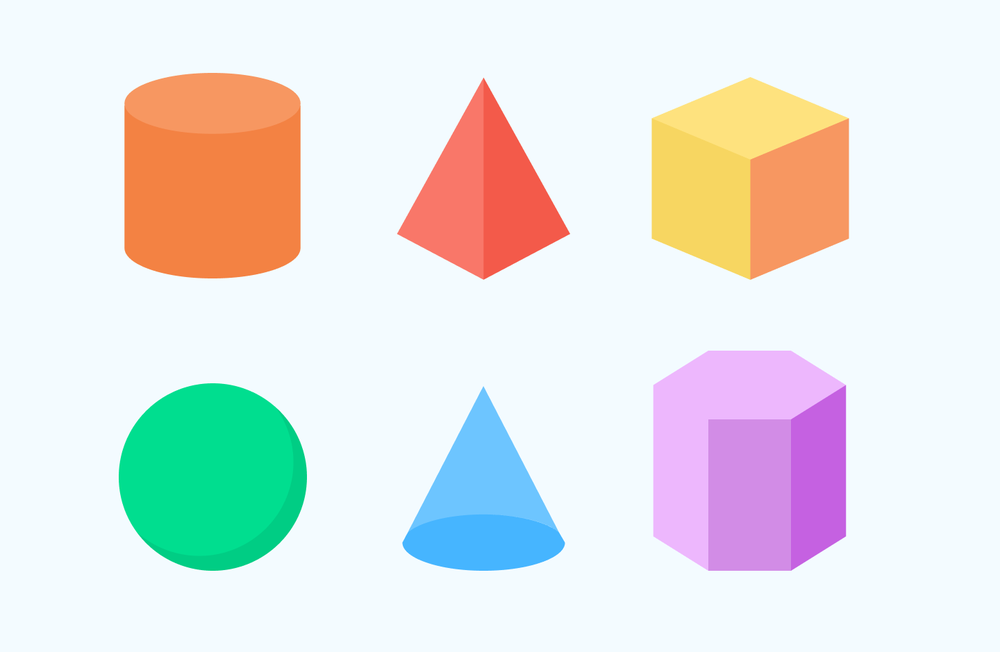
#> input picture SaTfIDP (python)/Labs/10/geom-figury.png, 1000 x 652 px, shrunk from 1440 x 939 before the run
$ python lab10.py
#> lines starting #> are read from the running program, lines starting #| are printed output that depends on the picture
import cv2
from IPython.display import Image
import numpy as np
from matplotlib import pyplot as plt
from matplotlib import figure as figure

#Выделим характерные угловые точки на изображении при помощи детектора углов Харриса
img = cv2.imread('geom-figury.png')
#> img is the input picture: shape (652, 1000, 3); mean B, G, R 228, 229.4, 227.9
img = cv2.cvtColor(img, cv2.COLOR_BGR2RGB)
gray = cv2.cvtColor(img, cv2.COLOR_BGR2GRAY)
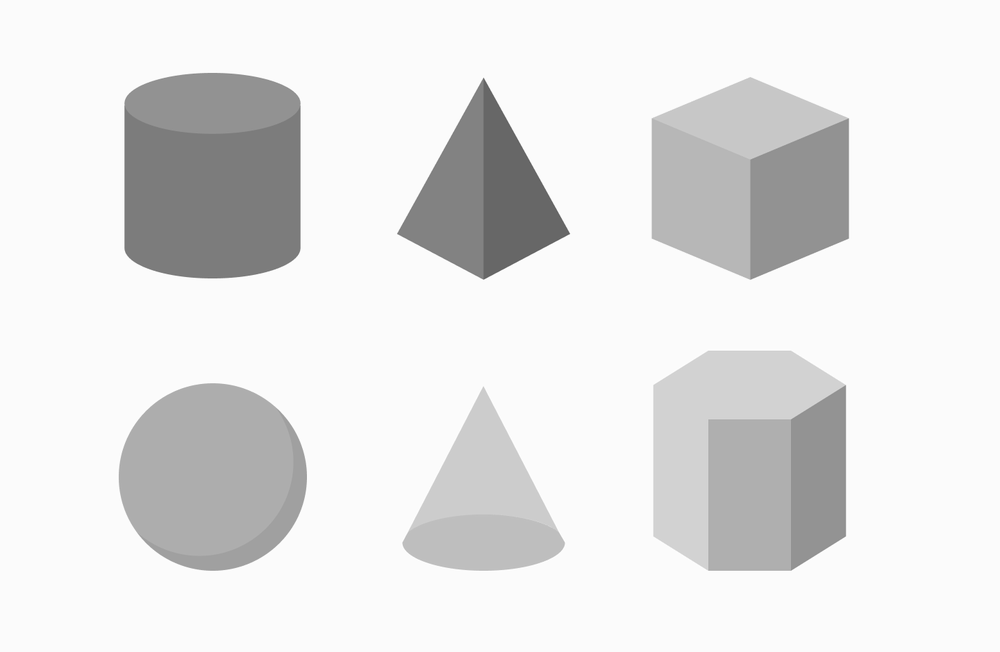
#> gray: shape (652, 1000); min 92, max 255, mean 228.6

gray = np.float32(gray)

dst = cv2.cornerHarris(gray,20,3,0.04)
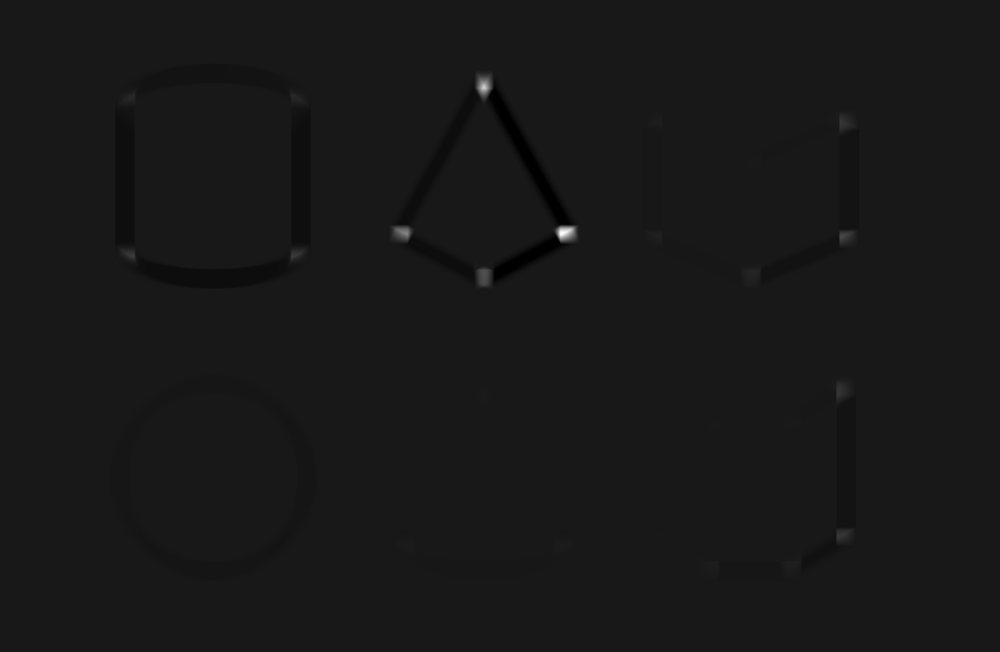
#> dst: shape (652, 1000) float32; min -163530.6, max 1550208.2, mean -1505.7; drawn with min black and max white

dst = cv2.dilate(dst, None)

img[dst>0.01*dst.max()]=[0,0,0]
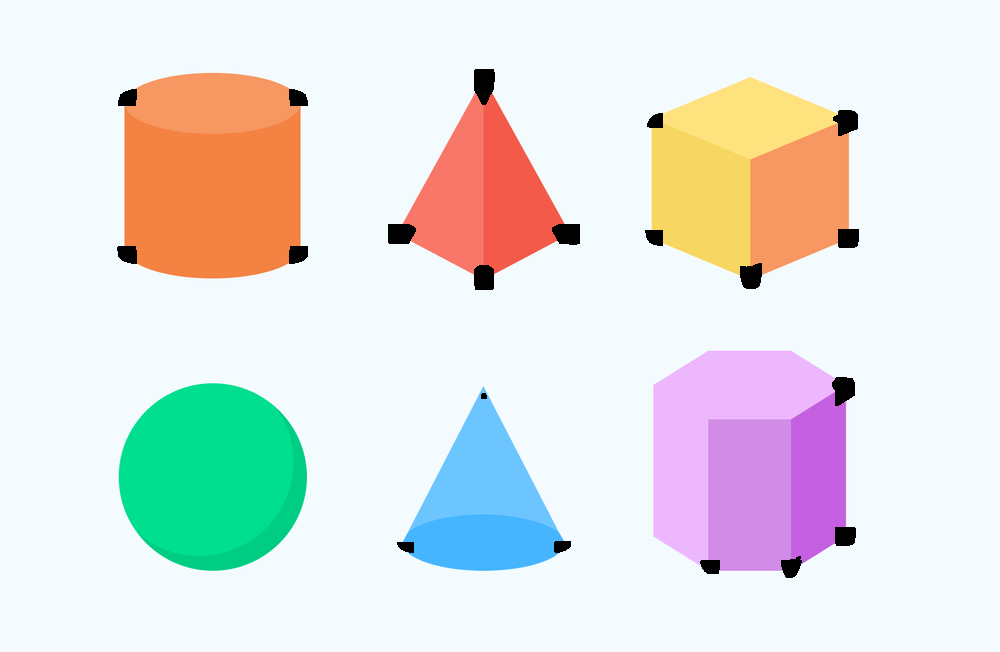
#> img: shape (652, 1000, 3); mean R, G, B 225.5, 227.4, 226

plt.imshow(img)
#> (this line was passed over: IPython is not available in this run)
plt.show()

#Выделим характерные угловые точки на изображении при помощи детектора углов Ши Томаси
#кол-во углов, качество углов, мин расстояние, метод хариса
img = cv2.imread('geom-figury.png')
img = cv2.cvtColor(img, cv2.COLOR_BGR2RGB)
gray = cv2.cvtColor(img, cv2.COLOR_BGR2GRAY)

corners = cv2.goodFeaturesToTrack(gray,100,0.001,10, useHarrisDetector=True)
#> corners = 20 rows, first 8: [569, 233], [483, 79], [398, 233], [483, 278], [848, 119], [848, 238], [845, 386], [845, 536]
corners = np.int0(corners)

for i in corners:
    x,y = i.ravel()
    cv2.circle(img,(x,y),5,255,-1)
#> this loop made 20 passes
#> (x, y) on passes 1 to 12: (569, 233), (483, 79), (398, 233), (483, 278), (848, 119), (848, 238), (845, 386), (845, 536), (750, 278), (791, 569), (652, 238), (709, 569)
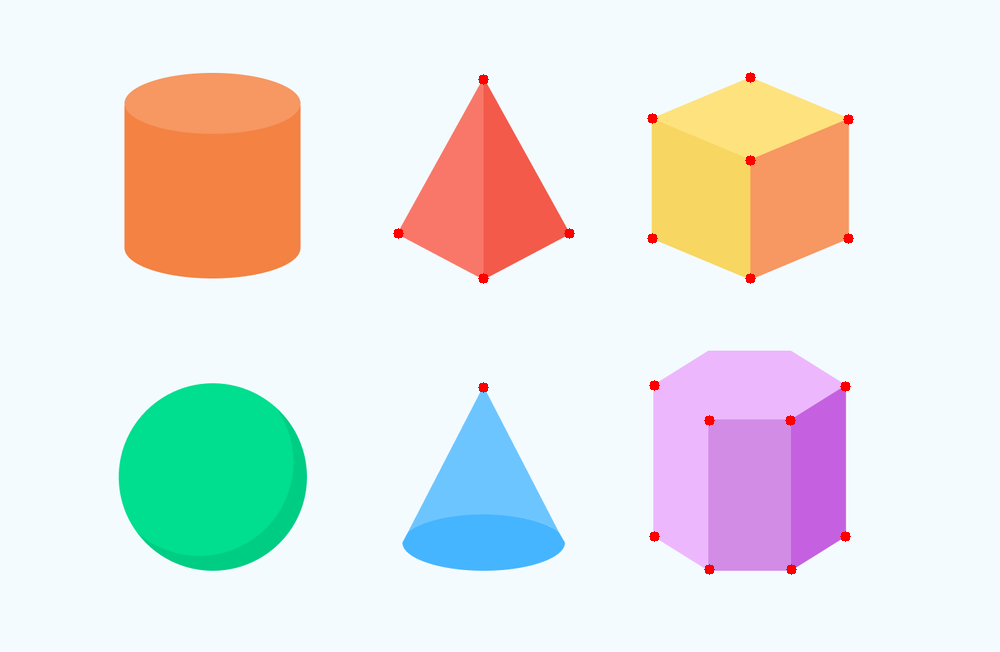
#> img: shape (652, 1000, 3); mean R, G, B 228, 228.9, 227.5

plt.imshow(img)
#> (this line was passed over: IPython is not available in this run)
plt.show()
#2

#Определим при помощи классификатора Хаара области лиц, глаз и улыбок
face_cascade = cv2.CascadeClassifier(cv2.data.haarcascades + 'haarcascade_frontalface_default.xml')
eye_cascade = cv2.CascadeClassifier(cv2.data.haarcascades + 'haarcascade_eye.xml')
smile_cascade = cv2.CascadeClassifier(cv2.data.haarcascades + 'haarcascade_smile.xml')

img = cv2.imread('people.jpg')
#> (the run stopped early here; a loop or call above may not have finished)
